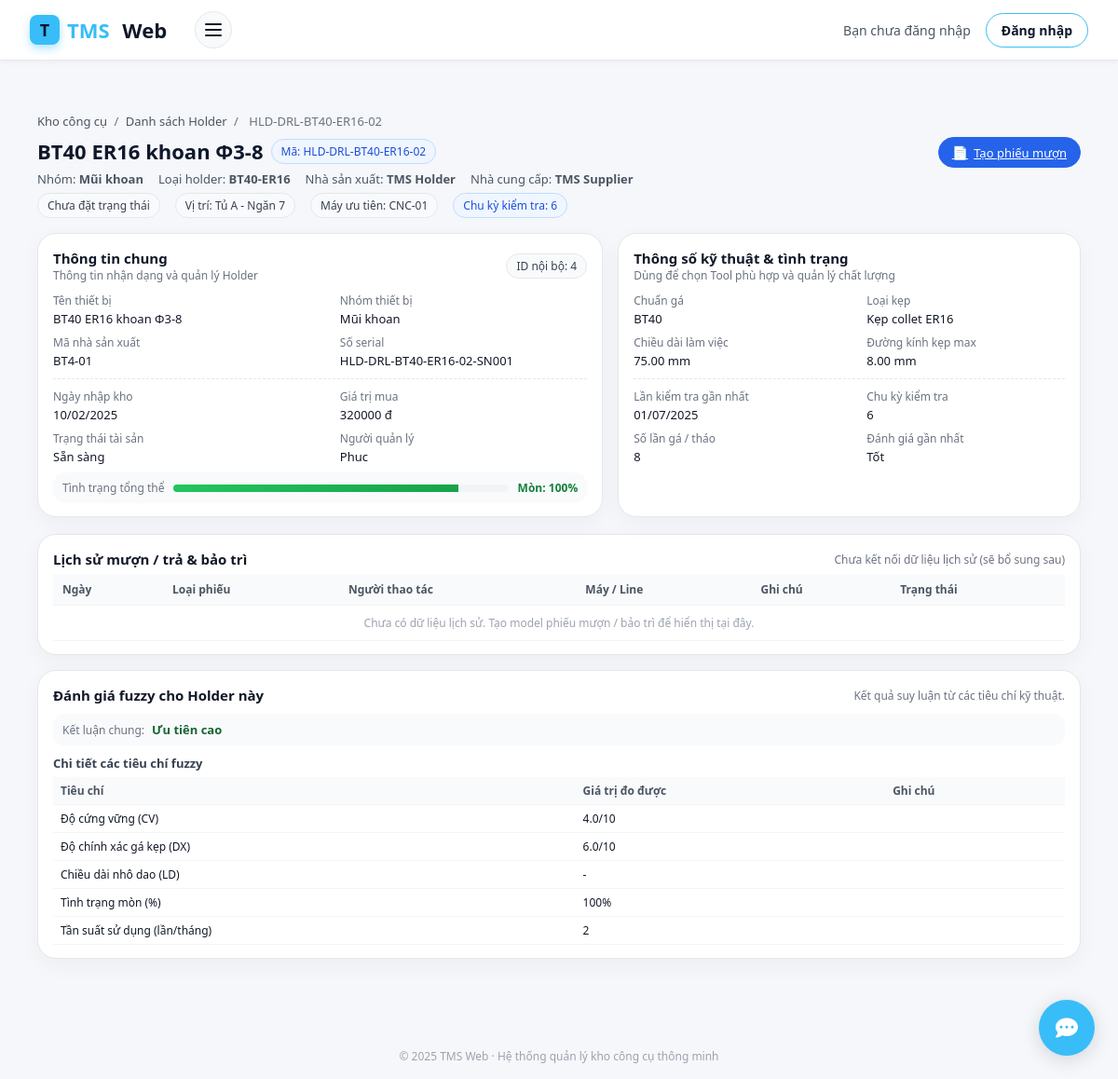
The app's page /holder/holders/4/ with its own data.
### holder/models.py (models this page shows, shortened)
class Holder(models.Model):
    ten_thiet_bi = models.CharField(max_length=200)
    nhom_thiet_bi = models.CharField(max_length=100)
    ma_noi_bo = models.CharField(max_length=50, unique=True)
    ma_nha_sx = models.CharField(max_length=100)
    loai_holder = models.CharField(max_length=100, blank=True, null=True)
    so_serial = models.CharField(max_length=100, blank=True, null=True)
    rfid = models.CharField(
    max_length=32,
    unique=True,
    blank=True,
    null=True,
    db_index=True,
    validators=[
        RegexValidator(
            regex=r"^[0-9A-Fa-f]+$",
            message="RFID chỉ gồm ký tự HEX (0-9, A-F).",
        )
    ],
    help_text="Mã RFID của holder (UID tag), ví dụ: A1B2C3D4",
)
    nha_san_xuat = models.CharField(max_length=100, blank=True, null=True)
    nha_cung_cap = models.CharField(max_length=150, blank=True, null=True)
    nguoi_quan_ly = models.CharField(max_length=100, blank=True, null=True)
    TRANG_THAI_CHOICES = [
        ("san_sang", "Sẵn sàng"),
        ("dang_duoc_muon", "Đang được mượn"),
        ("dang_bao_tri", "Đang bảo trì"),
        ("ngung_su_dung", "Ngừng sử dụng"),
    ]
    trang_thai_tai_san = models.CharField(
        max_length=20,
        choices=TRANG_THAI_CHOICES,
        default="san_sang",
    )
    chuan_ga = models.CharField(max_length=50, blank=True, null=True)
    loai_kep = models.CharField(max_length=50, blank=True, null=True)
    chieu_dai_lam_viec = models.DecimalField(
        max_digits=6, decimal_places=2, blank=True, null=True
    )
    duong_kinh_kep_max = models.DecimalField(
        max_digits=6, decimal_places=2, blank=True, null=True
    )
    tu = models.CharField(max_length=50, blank=True, null=True)
    ngan = models.CharField(max_length=50, blank=True, null=True)
    may_uu_tien = models.CharField(max_length=200, blank=True, null=True)
    ngay_nhap_kho = models.DateField(blank=True, null=True)
    gia_tri_mua = models.BigIntegerField(blank=True, null=True)
    chu_ky_kiem_tra = models.CharField(max_length=100, blank=True, null=True)
    lan_kiem_tra_gan_nhat = models.DateField(blank=True, null=True)
    so_lan_ga_thao = models.IntegerField(blank=True, null=True)
    danh_gia_gan_nhat = models.TextField(blank=True, null=True)
    cv = models.DecimalField(  # Độ cứng vững
        max_digits=4, decimal_places=1, blank=True, null=True
    )
    dx = models.DecimalField(  # Độ chính xác gá kẹp
        max_digits=4, decimal_places=1, blank=True, null=True
    )
    mon = models.IntegerField(blank=True, null=True)  # % mòn
    tan_suat = models.IntegerField(blank=True, null=True)  # lần/tháng
    ld = models.DecimalField(  # chiều dài nhô dao
        max_digits=6, decimal_places=2, blank=True, null=True
    )
    ket_luan_fuzzy = models.TextField(blank=True, null=True)
    tool_khuyen_dung = models.ManyToManyField(
        'tool.tool',          # hoặc 'Tool' nếu cùng app
        blank=True,
        related_name='holders_khuyen_dung',
        help_text="Các tool tương thích & khuyên dùng với holder này"
    )
    ma_nhom_tuong_thich = models.CharField(
        max_length=50,
        blank=True,
        null=True,
        help_text="Nếu 2 holder có cùng mã này thì coi như tương thích / thay thế cho nhau"
    )
    created_at = models.DateTimeField(auto_now_add=True)

### holder/views.py (the view)
# urls.py: path("", views.holder_profile, name="holder_profile"),  # /holder/
def holder_profile(request, pk):
    holder = get_object_or_404(Holder, pk=pk)
    return render(request, "holder_profile.html", {"holder": holder})

### templates/holder_profile.html (shortened to what this page needs)
{% extends "base.html" %}
{% block content %}
<div class="holder-page">
  <div class="hp-breadcrumb">
    <a href="#">Kho công cụ</a>
    <span>/</span>
    <a href="#">Danh sách Holder</a>
    <span>/</span>
    <span>{{ holder.ma_noi_bo }}</span>
  </div>
  <div class="hp-header">
    <div class="hp-title-block">
      <div class="hp-main-title-row">
        <div class="hp-main-title">
          {{ holder.ten_thiet_bi|default:"(Chưa có tên thiết bị)" }}
        </div>
        <div class="hp-main-code">
          Mã: {{ holder.ma_noi_bo|default:"-" }}
        </div>
      </div>
      <div class="hp-sub-row">
        <div>Nhóm: <strong>{{ holder.nhom_thiet_bi|default:"-" }}</strong></div>
        <div>Loại holder: <strong>{{ holder.loai_holder|default:"-" }}</strong></div>
        <div>Nhà sản xuất: <strong>{{ holder.nha_san_xuat|default:"-" }}</strong></div>
        <div>Nhà cung cấp: <strong>{{ holder.nha_cung_cap|default:"-" }}</strong></div>
      </div>
      <div class="hp-sub-row">
        {% if holder.trang_thai_tai_san == "dang_su_dung" %}
          <span class="hp-badge hp-badge-status-ok">
            {{ holder.get_trang_thai_tai_san_display }}
          </span>
        {% elif holder.trang_thai_tai_san == "dang_bao_tri" %}
          <span class="hp-badge hp-badge-status-maint">
            {{ holder.get_trang_thai_tai_san_display }}
          </span>
        {% elif holder.trang_thai_tai_san == "ngung_su_dung" %}
          <span class="hp-badge hp-badge-status-stop">
            {{ holder.get_trang_thai_tai_san_display }}
          </span>
        {% else %}
          <span class="hp-badge">Chưa đặt trạng thái</span>
        {% endif %}
        <span class="hp-badge">
          Vị trí:
          Tủ {{ holder.tu|default:"-" }} - Ngăn {{ holder.ngan|default:"-" }}
        </span>
        <span class="hp-badge">
          Máy ưu tiên: {{ holder.may_uu_tien|default:"-" }}
        </span>
        {% if holder.chu_ky_kiem_tra %}
        <span class="hp-badge hp-badge-status-maint">
          Chu kỳ kiểm tra: {{ holder.chu_ky_kiem_tra }}
        </span>
        {% endif %}
      </div>
    </div>
    <div class="hp-actions">
      <a href="{% url 'holder_muontra:borrow_for_holder' holder.id %}" class="hp-btn hp-btn-primary">
        <span>📄</span> Tạo phiếu mượn
      </a>
    </div>
  </div>
  <div class="hp-layout">
    <div class="hp-card">
      <div class="hp-card-header">
        <div>
          <div class="hp-card-title">Thông tin chung</div>
          <div class="hp-card-sub">Thông tin nhận dạng và quản lý Holder</div>
        </div>
        <span class="hp-badge">ID nội bộ: {{ holder.id }}</span>
      </div>
      <div class="hp-info-grid">
        <div>
          <div class="hp-info-item-label">Tên thiết bị</div>
          <div class="hp-info-item-value">
            {{ holder.ten_thiet_bi|default:"-" }}
          </div>
        </div>
        <div>
          <div class="hp-info-item-label">Nhóm thiết bị</div>
          <div class="hp-info-item-value">
            {{ holder.nhom_thiet_bi|default:"-" }}
          </div>
        </div>
        <div>
          <div class="hp-info-item-label">Mã nhà sản xuất</div>
          <div class="hp-info-item-value">
            {{ holder.ma_nha_sx|default:"-" }}
          </div>
        </div>
        <div>
          <div class="hp-info-item-label">Số serial</div>
          <div class="hp-info-item-value">
            {{ holder.so_serial|default:"-" }}
          </div>
        </div>
      </div>
      <div class="hp-divider"></div>
      <div class="hp-info-grid">
        <div>
          <div class="hp-info-item-label">Ngày nhập kho</div>
          <div class="hp-info-item-value">
            {% if holder.ngay_nhap_kho %}
              {{ holder.ngay_nhap_kho|date:"d/m/Y" }}
            {% else %}
              -
            {% endif %}
          </div>
        </div>
        <div>
          <div class="hp-info-item-label">Giá trị mua</div>
          <div class="hp-info-item-value">
            {% if holder.gia_tri_mua %}
              {{ holder.gia_tri_mua|floatformat:0 }} đ
            {% else %}
              -
            {% endif %}
          </div>
        </div>
        <div>
          <div class="hp-info-item-label">Trạng thái tài sản</div>
          <div class="hp-info-item-value">
            {{ holder.get_trang_thai_tai_san_display|default:"-" }}
          </div>
        </div>
        <div>
          <div class="hp-info-item-label">Người quản lý</div>
          <div class="hp-info-item-value">
            {{ holder.nguoi_quan_ly|default:"-" }}
          </div>
        </div>
      </div>
      {% if holder.mon %}
      <div class="hp-health-box">
        <div class="hp-health-label">Tình trạng tổng thể</div>
        <div class="hp-health-bar-wrap">
          <div class="hp-health-bar">
            <div class="hp-health-bar-inner"></div>
          </div>
        </div>
        <div class="hp-health-score">
          Mòn: {{ holder.mon }}%
        </div>
      </div>
      {% endif %}
    </div>
    <div class="hp-card">
      <div class="hp-card-header">
        <div>
          <div class="hp-card-title">Thông số kỹ thuật & tình trạng</div>
          <div class="hp-card-sub">Dùng để chọn Tool phù hợp và quản lý chất lượng</div>
        </div>
      </div>
      <div class="hp-info-grid">
        <div>
          <div class="hp-info-item-label">Chuẩn gá</div>
          <div class="hp-info-item-value">
            {{ holder.chuan_ga|default:"-" }}
          </div>
        </div>
        <div>
          <div class="hp-info-item-label">Loại kẹp</div>
          <div class="hp-info-item-value">
            {{ holder.loai_kep|default:"-" }}
          </div>
        </div>
        <div>
          <div class="hp-info-item-label">Chiều dài làm việc</div>
          <div class="hp-info-item-value">
            {% if holder.chieu_dai_lam_viec %}
              {{ holder.chieu_dai_lam_viec }} mm
            {% else %}
              -
            {% endif %}
          </div>
        </div>
        <div>
          <div class="hp-info-item-label">Đường kính kẹp max</div>
          <div class="hp-info-item-value">
            {% if holder.duong_kinh_kep_max %}
              {{ holder.duong_kinh_kep_max }} mm
            {% else %}
              -
            {% endif %}
          </div>
        </div>
      </div>
      <div class="hp-divider"></div>
      <div class="hp-info-grid">
        <div>
          <div class="hp-info-item-label">Lần kiểm tra gần nhất</div>
          <div class="hp-info-item-value">
            {% if holder.lan_kiem_tra_gan_nhat %}
              {{ holder.lan_kiem_tra_gan_nhat|date:"d/m/Y" }}
            {% else %}
              -
            {% endif %}
          </div>
        </div>
        <div>
          <div class="hp-info-item-label">Chu kỳ kiểm tra</div>
          <div class="hp-info-item-value">
            {{ holder.chu_ky_kiem_tra|default:"-" }}
          </div>
        </div>
        <div>
          <div class="hp-info-item-label">Số lần gá / tháo</div>
          <div class="hp-info-item-value">
            {{ holder.so_lan_ga_thao|default:"-" }}
          </div>
        </div>
        <div>
          <div class="hp-info-item-label">Đánh giá gần nhất</div>
          <div class="hp-info-item-value">
            {{ holder.danh_gia_gan_nhat|default:"-" }}
          </div>
        </div>
      </div>
    </div>
  </div>
  <div class="hp-history-card">
    <div class="hp-history-header">
      <div class="hp-history-title">Lịch sử mượn / trả & bảo trì</div>
      <div class="hp-history-filter">Chưa kết nối dữ liệu lịch sử (sẽ bổ sung sau)</div>
    </div>
    <div class="hp-table-wrapper">
      <table class="hp-table">
        <thead>
          <tr>
            <th>Ngày</th>
            <th>Loại phiếu</th>
            <th>Người thao tác</th>
            <th>Máy / Line</th>
            <th>Ghi chú</th>
            <th>Trạng thái</th>
          </tr>
        </thead>
        <tbody>
          <tr>
            <td colspan="6" style="text-align:center;color:#9ca3af;padding:10px;">
              Chưa có dữ liệu lịch sử. Tạo model phiếu mượn / bảo trì để hiển thị tại đây.
            </td>
          </tr>
        </tbody>
      </table>
    </div>
  </div>
  <div class="hp-fuzzy-card">
    <div class="hp-fuzzy-header">
      <div class="hp-fuzzy-title">Đánh giá fuzzy cho Holder này</div>
      <div class="hp-fuzzy-note">Kết quả suy luận từ các tiêu chí kỹ thuật.</div>
    </div>
    <div class="hp-fuzzy-summary">
      <span class="hp-fuzzy-summary-label">Kết luận chung:</span>
      <span class="hp-fuzzy-summary-value hp-fuzzy-summary-value-ok">
        {{ holder.ket_luan_fuzzy|default:"Chưa có kết luận fuzzy. Bạn có thể tính toán và lưu vào trường 'ket_luan_fuzzy'." }}
      </span>
    </div>
    <div class="hp-fuzzy-table-wrapper">
      <div class="hp-fuzzy-subtitle">Chi tiết các tiêu chí fuzzy</div>
      <table class="hp-fuzzy-table">
        <thead>
          <tr>
            <th>Tiêu chí</th>
            <th>Giá trị đo được</th>
            <th>Ghi chú</th>
          </tr>
        </thead>
        <tbody>
          <tr>
            <td>Độ cứng vững (CV)</td>
            <td>{{ holder.cv|default:"-" }}/10</td>
            <td></td>
          </tr>
          <tr>
            <td>Độ chính xác gá kẹp (DX)</td>
            <td>{{ holder.dx|default:"-" }}/10</td>
            <td></td>
          </tr>
          <tr>
            <td>Chiều dài nhô dao (LD)</td>
            <td>
              {% if holder.ld %}
                {{ holder.ld }} mm
              {% else %}
                -
              {% endif %}
            </td>
            <td></td>
          </tr>
          <tr>
            <td>Tình trạng mòn (%)</td>
            <td>{{ holder.mon|default:"-" }}%</td>
            <td></td>
          </tr>
          <tr>
            <td>Tần suất sử dụng (lần/tháng)</td>
            <td>{{ holder.tan_suat|default:"-" }}</td>
            <td></td>
          </tr>
        </tbody>
      </table>
    </div>
  </div>
</div>
{% endblock %}

### templates/base.html (style rules this page uses)
:root { --blue-tech: #38bdf8; --blue-strong: #0f172a; --blue-soft: #e0f2fe; }
* { box-sizing: border-box; }
body { margin: 0; font-family: "Segoe UI", sans-serif; background: #ffffff; color: #0f172a; }

### templates/chatbot.html (style rules this page uses)
:root { --primary-color: #4361ee; --blue-tech: #38bdf8; --blue-strong: #0f172a; --primary-dark: #3a56d4; --bg-color: #f5f7fa; --text-color: #2b2d42; --white: #ffffff; --light-gray: #e9ecef; --shadow: 0 4px 20px rgba(0, 0, 0, 0.15); --border-radius: 16px; }
body { font-family: 'Segoe UI', system-ui, -apple-system, sans-serif; background: var(--bg-color); margin: 0; }

### records on screen
Holder: ma_noi_bo "HLD-DRL-BT40-ER16-02", ten_thiet_bi "BT40 ER16 khoan Φ3-8", nhom_thiet_bi "Mũi khoan", loai_holder "BT40-ER16", nha_san_xuat "TMS Holder", nha_cung_cap "TMS Supplier", tu "A", ngan "7", may_uu_tien "CNC-01", chu_ky_kiem_tra "6", id "4", ma_nha_sx "BT4-01", so_serial "HLD-DRL-BT40-ER16-02-SN001", ngay_nhap_kho "10/02/2025", gia_tri_mua "320000", trang_thai_tai_san "Sẵn sàng", nguoi_quan_ly "Phuc", mon "100", chuan_ga "BT40", loai_kep "Kẹp collet ER16", chieu_dai_lam_viec "75.00", duong_kinh_kep_max "8.00", lan_kiem_tra_gan_nhat "01/07/2025", so_lan_ga_thao "8", danh_gia_gan_nhat "Tốt", ket_luan_fuzzy "Ưu tiên cao", cv "4.0", dx "6.0", tan_suat "2"
